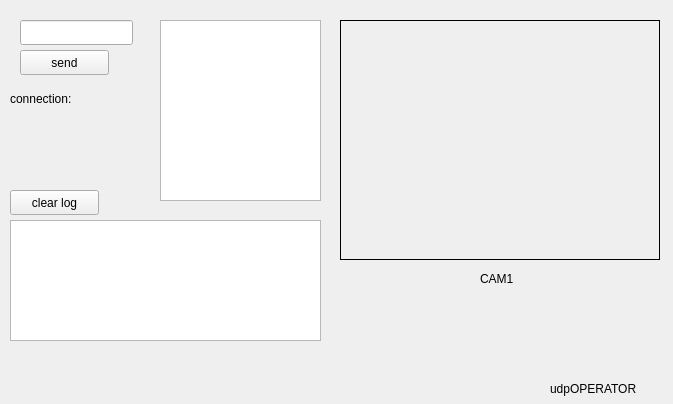
<?xml version="1.0" encoding="UTF-8"?>
<ui version="4.0">
 <class>MainWindowDesign</class>
 <widget class="QMainWindow" name="MainWindowDesign">
  <property name="geometry">
   <rect>
    <x>0</x>
    <y>0</y>
    <width>673</width>
    <height>404</height>
   </rect>
  </property>
  <property name="windowTitle">
   <string>QRosApp</string>
  </property>
  <property name="windowIcon">
   <iconset>
    <normaloff>:/images/icon.png</normaloff>:/images/icon.png</iconset>
  </property>
  <property name="locale">
   <locale language="English" country="Australia"/>
  </property>
  <widget class="QWidget" name="centralwidget">
   <widget class="QPushButton" name="pushButton">
    <property name="geometry">
     <rect>
      <x>20</x>
      <y>50</y>
      <width>89</width>
      <height>25</height>
     </rect>
    </property>
    <property name="text">
     <string>send</string>
    </property>
   </widget>
   <widget class="QLineEdit" name="send_text">
    <property name="geometry">
     <rect>
      <x>20</x>
      <y>20</y>
      <width>113</width>
      <height>25</height>
     </rect>
    </property>
   </widget>
   <widget class="QLabel" name="label">
    <property name="geometry">
     <rect>
      <x>10</x>
      <y>90</y>
      <width>81</width>
      <height>17</height>
     </rect>
    </property>
    <property name="text">
     <string>connection:</string>
    </property>
   </widget>
   <widget class="QLabel" name="connection">
    <property name="geometry">
     <rect>
      <x>90</x>
      <y>90</y>
      <width>67</width>
      <height>17</height>
     </rect>
    </property>
    <property name="text">
     <string/>
    </property>
   </widget>
   <widget class="QTextEdit" name="log">
    <property name="geometry">
     <rect>
      <x>160</x>
      <y>20</y>
      <width>161</width>
      <height>181</height>
     </rect>
    </property>
   </widget>
   <widget class="QTextEdit" name="send_log">
    <property name="geometry">
     <rect>
      <x>10</x>
      <y>220</y>
      <width>311</width>
      <height>121</height>
     </rect>
    </property>
   </widget>
   <widget class="QPushButton" name="pushButton_2">
    <property name="geometry">
     <rect>
      <x>10</x>
      <y>190</y>
      <width>89</width>
      <height>25</height>
     </rect>
    </property>
    <property name="text">
     <string>clear log</string>
    </property>
   </widget>
   <widget class="QLabel" name="robot_cam">
    <property name="geometry">
     <rect>
      <x>340</x>
      <y>20</y>
      <width>320</width>
      <height>240</height>
     </rect>
    </property>
    <property name="frameShape">
     <enum>QFrame::Box</enum>
    </property>
    <property name="text">
     <string/>
    </property>
   </widget>
   <widget class="QLabel" name="label_2">
    <property name="geometry">
     <rect>
      <x>480</x>
      <y>270</y>
      <width>51</width>
      <height>17</height>
     </rect>
    </property>
    <property name="text">
     <string>CAM1</string>
    </property>
   </widget>
   <widget class="QLabel" name="label_3">
    <property name="geometry">
     <rect>
      <x>550</x>
      <y>380</y>
      <width>121</width>
      <height>17</height>
     </rect>
    </property>
    <property name="text">
     <string>udpOPERATOR</string>
    </property>
   </widget>
   <widget class="QLabel" name="ip">
    <property name="geometry">
     <rect>
      <x>10</x>
      <y>110</y>
      <width>141</width>
      <height>17</height>
     </rect>
    </property>
    <property name="text">
     <string/>
    </property>
   </widget>
  </widget>
  <action name="action_Quit">
   <property name="text">
    <string>&amp;Quit</string>
   </property>
   <property name="shortcut">
    <string>Ctrl+Q</string>
   </property>
   <property name="shortcutContext">
    <enum>Qt::ApplicationShortcut</enum>
   </property>
  </action>
  <action name="action_Preferences">
   <property name="text">
    <string>&amp;Preferences</string>
   </property>
  </action>
  <action name="actionAbout">
   <property name="text">
    <string>&amp;About</string>
   </property>
  </action>
  <action name="actionAbout_Qt">
   <property name="text">
    <string>About &amp;Qt</string>
   </property>
  </action>
 </widget>
 <resources/>
 <connections>
  <connection>
   <sender>action_Quit</sender>
   <signal>triggered()</signal>
   <receiver>MainWindowDesign</receiver>
   <slot>close()</slot>
   <hints>
    <hint type="sourcelabel">
     <x>-1</x>
     <y>-1</y>
    </hint>
    <hint type="destinationlabel">
     <x>399</x>
     <y>299</y>
    </hint>
   </hints>
  </connection>
 </connections>
</ui>
